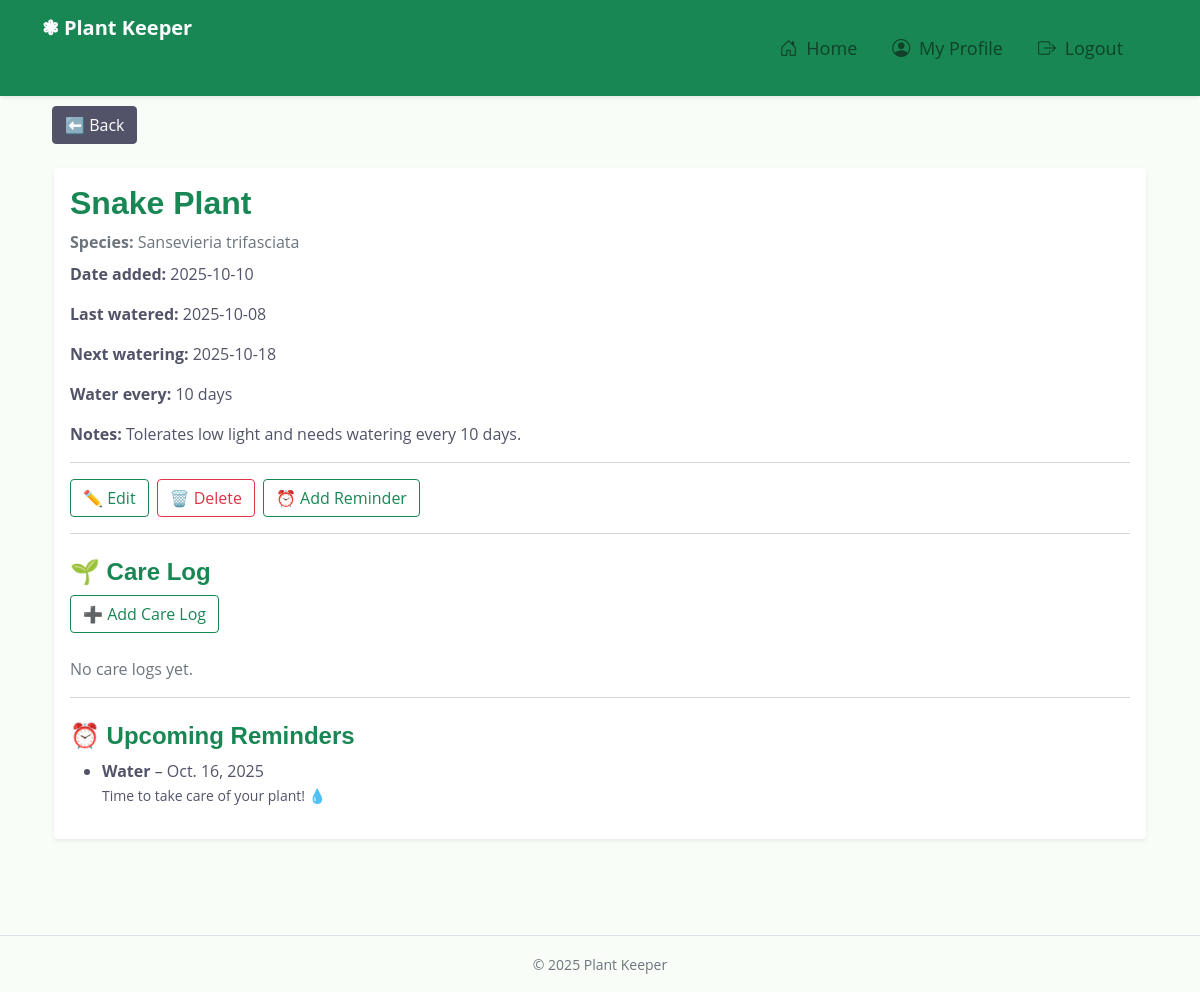
/plants/2/ (signed in), run on the app's committed database.
### main_app/models.py (models this page shows, shortened)
class Plant(models.Model):
    name = models.CharField(max_length=100)
    species = models.CharField(max_length=100)
    date_added = models.DateField(auto_now_add=True)
    last_watered_date = models.DateField(blank=True, null=True)
    watering_frequency = models.IntegerField(
        default=7, help_text="Days between watering"
    )
    notes = models.TextField(blank=True)
    user = models.ForeignKey(User, on_delete=models.CASCADE)
    def next_watering_date(self):
        if self.last_watered_date:
            return self.last_watered_date + timedelta(days=self.watering_frequency)
        return None
    @property
    def needs_watering(self):
        if not self.last_watered_date:
            return True
        days_passed = (date.today() - self.last_watered_date).days
        return days_passed >= self.watering_frequency

class Reminder(models.Model):
    REMINDER_TYPES = [
        ("Water", "Water"),
        ("Fertilizer", "Fertilizer"),
        ("Check Soil", "Check Soil"),
    ]
    plant = models.ForeignKey(Plant, on_delete=models.CASCADE)
    reminder_type = models.CharField(
        max_length=50, choices=REMINDER_TYPES, default="Water"
    )
    reminder_date = models.DateField()
    message = models.CharField(
        max_length=255, default="Time to take care of your plant! 💧"
    )
    is_completed = models.BooleanField(default=False)
    created_at = models.DateTimeField(auto_now_add=True)

### main_app/views.py (the view)
# urls.py: path("plants/<int:pk>/", views.PlantDetail.as_view(), name="plant_detail"),
class PlantDetail(LoginRequiredMixin, DetailView):
    model = Plant
    template_name = "plants/detail.html"
    context_object_name = "plant"
    def get_context_data(self, **kwargs):
        context = super().get_context_data(**kwargs)
        plant = self.get_object()
        context["reminders"] = Reminder.objects.filter(
            plant=plant, is_completed=False, reminder_date__gte=date.today()
        ).order_by("reminder_date")
        context["today_reminders"] = Reminder.objects.filter(
            plant=plant, is_completed=False, reminder_date=date.today()
        )
        context['care_logs'] = CareLog.objects.filter(plant=plant).order_by('-date')
        return context

### main_app/templates/plants/detail.html (shortened to what this page needs)
{% extends "base.html" %}
{% block content %}
<div class="container py-5 position-relative">
  <a href="{% url 'plant_list' %}" class="btn btn-secondary back-btn">⬅️ Back</a>
  <div class="card shadow-sm border-0 mt-4">
    <div class="card-body">
      <h2 class="text-success">
        {{ plant.name }}
      </h2>
      <p class="text-muted mb-2"><strong>Species:</strong> {{ plant.species }}</p>
      <p><strong>Date added:</strong> {{ plant.date_added|date:"Y-m-d" }}</p>
      <p><strong>Last watered:</strong>
        {% if plant.last_watered_date %}
          {{ plant.last_watered_date|date:"Y-m-d" }}
        {% else %}
          <span class="text-muted">Not yet</span>
        {% endif %}
      </p>
      <p><strong>Next watering:</strong>
        {% if plant.next_watering_date %}
          {{ plant.next_watering_date|date:"Y-m-d" }}
        {% else %}
          <span class="text-muted">Not scheduled</span>
        {% endif %}
      </p>
      <p><strong>Water every:</strong> {{ plant.watering_frequency }} days</p>
      <p><strong>Notes:</strong> {{ plant.notes|default:"-" }}</p>
      <hr>
      <div class="d-flex gap-2">
        <a href="{% url 'plant_edit' plant.pk %}" class="btn btn-outline-success">✏️ Edit</a>
        <a href="{% url 'plant_delete' plant.pk %}" class="btn btn-outline-danger">🗑️ Delete</a>
        <a href="{% url 'reminder_add' %}?plant_id={{ plant.id }}" class="btn btn-outline-success">⏰ Add Reminder</a>
      </div>
      <hr>
      <h4 class="mt-4 text-success">🌱 Care Log</h4>
      <div class="mb-3">
          <a href="{% url 'carelog_add' %}?plant_id={{ plant.id }}" class="btn btn-outline-success mb-2">➕ Add Care Log</a>
      </div>
      {% if care_logs %}
        <ul>
          {% for log in care_logs %}
            <li>
              <strong>{{ log.action }}</strong> – {{ log.date|date:"Y-m-d" }}<br>
              <small>{{ log.note|default:"-" }}</small>
            </li>
          {% endfor %}
        </ul>
      {% else %}
        <p class="text-muted">No care logs yet.</p>
      {% endif %}
      <hr>
      <h4 class="mt-4 text-success">⏰ Upcoming Reminders</h4>
      {% if reminders %}
        <ul>
          {% for reminder in reminders %}
            <li>
              <strong>{{ reminder.reminder_type }}</strong> – {{ reminder.reminder_date }}<br>
              <small>{{ reminder.message }}</small>
            </li>
          {% endfor %}
        </ul>
      {% else %}
        <p class="text-muted">No reminders yet.</p>
      {% endif %}
    </div>
  </div>
</div>
{% endblock %}

### main_app/static/css/style.css (style rules this page uses)
:root { --primary: #348E38; --secondary: #525368; --light: #E8F5E9; --dark: #0F4229; }
h1, .h1, h2, .h2, .fw-bold { font-weight: 700 !important; }
h3, .h3, h4, .h4, .fw-medium { font-weight: 600 !important; }
.btn { transition: .5s; font-weight: 500; }
body { background-color: #f8fdf8; }
.back-btn { position: absolute; top: 10px; left: 10px; z-index: 1000; }

### data on the page
Plant: name "Snake Plant", species "Sansevieria trifasciata", date_added "2025-10-10", last_watered_date "2025-10-08", next_watering_date "2025-10-18", watering_frequency "10", notes "Tolerates low light and needs watering every 10 days."
Reminder: reminder_type "Water", reminder_date "Oct. 16, 2025", message "Time to take care of your plant! 💧"
